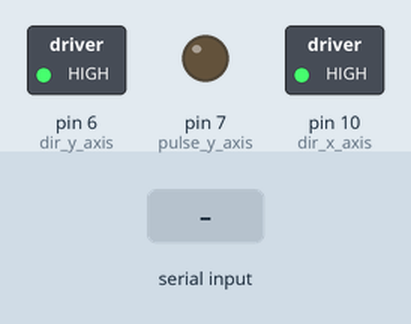
Recording of a sketch running on a simulated Arduino Uno, built with avr-gcc and run on an emulated ATmega328P. On the bench: switched loads named in the sketch (green lamp = pin HIGH), output pins drawn as LEDs (lit = HIGH). The inputs (shaded band) are chosen by the test bench. Pins used as bus, display or sensor lines are not drawn.

Above: at 6.2 s.
6.3 s: "," received over Serial
At 8.8 s:
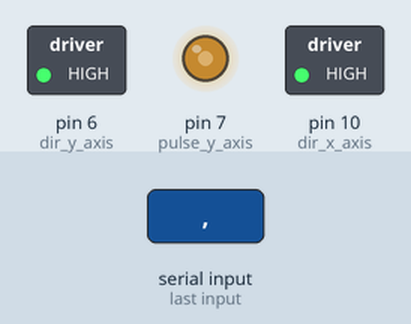
9.3 s: "200\n" received over Serial
At 11.6 s:
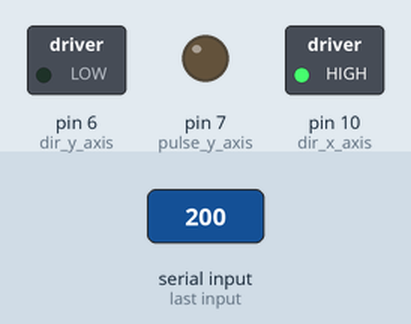
Timing chart, 0 to 13.1 s (numbered marks = the images above; inputs shaded):
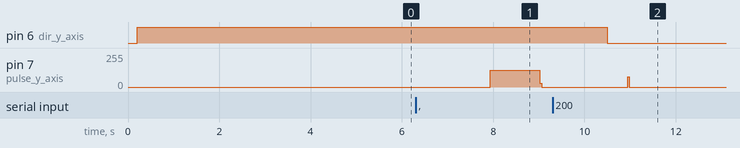

The sketch:

Laser_Control_System.ino
```cpp
const int pulse_y_axis = 7; const int dir_y_axis = 6; const int pulse_x_axis = 9; const int dir_x_axis = 10; //motor driver's pins
int delayM = 50; // frequency of motor to control speed
double setpoint_y; // as degree // -ccw + cw
double setpoint_x; // as degree // - cw(left)+ ccw(right)
double temp_x;double temp_y; // temporary value for x and y axis coordinates
double a_x = 113.2; // 40752/360   at 800 resolution   // 113 pulses for 1 degree  for x axis stepper motor
long int a_y=112;//         40600/360   at 800 resolution   // 112 pulses for 1 degree  for y axis stepper motor
long int pulseCount_y;
long int pulseCount_x;
long int biggerPulseCount; long int smallerPulseCount; // using bigger one/smaller one 2nd for loop and smaller one 1st for loop
int biggerpulse; int smallerpulse;
long int stepMissed; // variable to calculate how many step missed
long int sa[2]; int r=0; int t=0; // parsing value as x axis and y axis
double y; double x;
void setup() {
  Serial.begin(9600);
  pinMode(pulse_y_axis, OUTPUT); pinMode(dir_y_axis, OUTPUT); pinMode(pulse_x_axis, OUTPUT); pinMode(dir_x_axis, OUTPUT);
   runMotors(360,0);
}
void loop() {
    if(Serial.available()){
      String inp = Serial.readString();
      setpoint_x=(inp.toInt()/100000)/100;
//2lasers_system // taking coordinate of the target from Qt desktop application
      setpoint_y=90-abs((inp.toInt()%100000)/100);
      x=setpoint_x-temp_x;  y=setpoint_y-temp_y;
      runMotors(-x,y);
      temp_x=setpoint_x;    temp_y=setpoint_y;
//taking point of the target from Qt desktop application
//      setpoint_y=(inp.toInt()%100000)/100;
//      x=setpoint_x-temp_x;   y=setpoint_y-temp_y;
//      runMotors(-x,-y);
//      temp_x=setpoint_x;    temp_y=setpoint_y;
    }
}
void runMotors(long int x, long int y) {
  delay(200);
  if(y>160){ //determination of the boundary
    y=10;
  }else if(y<-160){
    y=-10;
  }

  pulseCount_y = abs(a_y*y);
  pulseCount_x = abs(a_x*x);
  if (pulseCount_y > pulseCount_x) {
        biggerPulseCount = pulseCount_y;
        biggerpulse = pulse_y_axis;
        smallerPulseCount = pulseCount_x;
        smallerpulse = pulse_x_axis;
      } else if(pulseCount_y < pulseCount_x){
        biggerPulseCount = pulseCount_x;
        biggerpulse = pulse_x_axis;
        smallerPulseCount = pulseCount_y;
        smallerpulse = pulse_y_axis;
      }else{
        biggerPulseCount = pulseCount_y;
        biggerpulse = pulse_y_axis;
        smallerPulseCount = pulseCount_x;
        smallerpulse = pulse_x_axis;
      }
  if ( x >= 0 && y >= 0) {
    digitalWrite(dir_y_axis, HIGH); delay(200);
    digitalWrite(dir_x_axis, HIGH); delay(200);
    for (long int i = 0; i < smallerPulseCount; i++) {
      digitalWrite(smallerpulse, HIGH); delayMicroseconds(delayM); digitalWrite(smallerpulse, LOW); delayMicroseconds(delayM);
      if (x == 0 || y == 0) {
        for (long int j = 0; j < biggerPulseCount; j++) {
          digitalWrite(biggerpulse, HIGH); delayMicroseconds(delayM); digitalWrite(biggerpulse, LOW); delayMicroseconds(delayM);
        }
      } else {
        for (long int j = 0; j < biggerPulseCount / smallerPulseCount; j++) {
          digitalWrite(biggerpulse, HIGH); delayMicroseconds(delayM); digitalWrite(biggerpulse, LOW); delayMicroseconds(delayM);
        }
      }
    }

  } else if (x >= 0 && y <= 0) {
    digitalWrite(dir_y_axis, LOW); delay(200);
    digitalWrite(dir_x_axis, HIGH); delay(200);
    for (long int i = 0; i < smallerPulseCount; i++) {
      digitalWrite(smallerpulse, 255); delayMicroseconds(delayM); digitalWrite(smallerpulse, 0); delayMicroseconds(delayM);
      if (x == 0 || y == 0) {
        for (long int j = 0; j < biggerPulseCount; j++) {
          digitalWrite(biggerpulse, 255); delayMicroseconds(delayM); digitalWrite(biggerpulse, 0); delayMicroseconds(delayM);
        }
      } else {
        for (long int j = 0; j < biggerPulseCount / smallerPulseCount; j++) {
          digitalWrite(biggerpulse, 255); delayMicroseconds(delayM); digitalWrite(biggerpulse, 0); delayMicroseconds(delayM);
        }
      }
    }

  } else if (x <= 0 && y >= 0) {
    digitalWrite(dir_y_axis, HIGH); delay(200);
    digitalWrite(dir_x_axis, LOW); delay(200);
    for (long int i = 0; i < smallerPulseCount; i++) {
      digitalWrite(smallerpulse, 255); delayMicroseconds(delayM); digitalWrite(smallerpulse, 0); delayMicroseconds(delayM);
      if (x == 0 || y == 0) {
        for (long int j = 0; j < biggerPulseCount; j++) {
          digitalWrite(biggerpulse, 255); delayMicroseconds(delayM); digitalWrite(biggerpulse, 0); delayMicroseconds(delayM);
        }
      } else {
        for (long int j = 0; j < biggerPulseCount / smallerPulseCount; j++) {
          digitalWrite(biggerpulse, 255); delayMicroseconds(delayM); digitalWrite(biggerpulse, 0); delayMicroseconds(delayM);
        }
      }
    }

  } else if (x <= 0 && y <= 0) {
    digitalWrite(dir_y_axis, LOW); delay(200);
    digitalWrite(dir_x_axis, LOW); delay(200);
    for (long int i = 0; i < smallerPulseCount; i++) {
      digitalWrite(smallerpulse, 255); delayMicroseconds(delayM); digitalWrite(smallerpulse, 0); delayMicroseconds(delayM);
      if (x == 0 || y == 0) {
        for (long int j = 0; j < biggerPulseCount; j++) {
          digitalWrite(biggerpulse, 255); delayMicroseconds(delayM); digitalWrite(biggerpulse, 0); delayMicroseconds(delayM);
        }
      } else {
        for (long int j = 0; j < biggerPulseCount / smallerPulseCount; j++) {
          digitalWrite(biggerpulse, 255); delayMicroseconds(delayM); digitalWrite(biggerpulse, 0); delayMicroseconds(delayM);
        }
      }
    }
  }
    stepMissed = biggerPulseCount - (smallerPulseCount * (int)(biggerPulseCount / smallerPulseCount));
    if(x != 0 || y != 0 ){
        for (long int i = 0; i < stepMissed; i++) {
        digitalWrite(biggerpulse, 255); delayMicroseconds(delayM); digitalWrite(biggerpulse, 0); delayMicroseconds(delayM);
      }
    }

}
void parsing(String s){
     for (int i=0; i < s.length(); i++){
       if(s.charAt(i) == ','){
          sa[t] = s.substring(r, i).toInt();
          r=(i+1);
          t++;
        }
     }
}
```

Measured:
- after the input at 6.3 s, pin 7 (pulse_y_axis): 0/255 → 126/255 after 1.6 s, → 0/255 1.1 s later
- after the input at 9.3 s, pin 6 (dir_y_axis): HIGH → LOW after 1.2 s; pin 7 (pulse_y_axis): 0/255 → 76/255 after 1.6 s, → 0/255 0.04 s later
